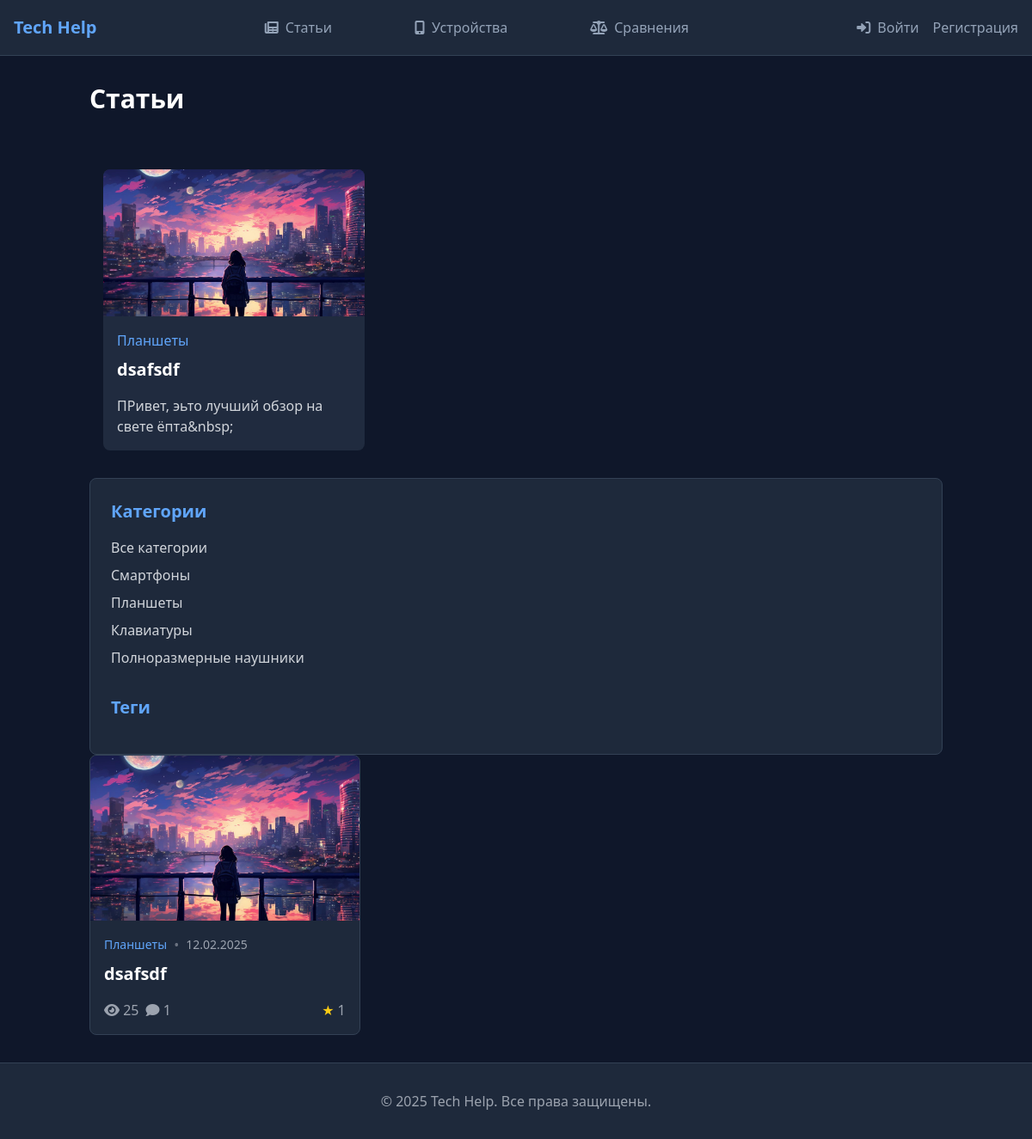
The page /articles/ on the database as committed earlier.
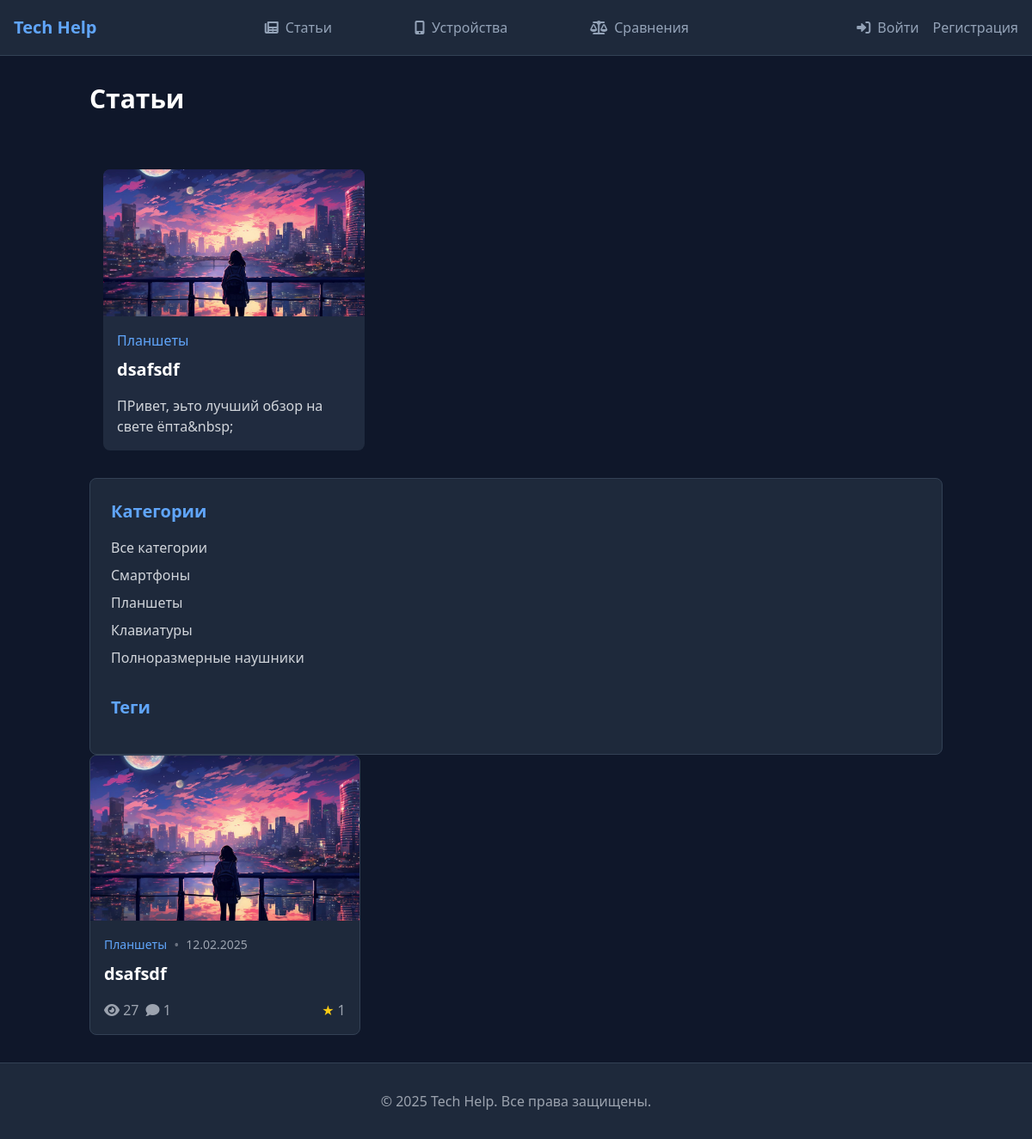
The same page on the database as committed later.
### articles/models.py (models this page shows, shortened)
class Article(models.Model):
    title = models.CharField(max_length=200, verbose_name='Заголовок')
    slug = models.SlugField(unique=True, blank=True)
    content = models.TextField(verbose_name='Содержание')
    image = models.ImageField(upload_to='articles/', verbose_name='Изображение', blank=True)
    created_date = models.DateTimeField(auto_now_add=True, verbose_name='Дата публикации')
    updated_date = models.DateTimeField(auto_now=True, verbose_name='Дата обновления')
    author = models.ForeignKey(settings.AUTH_USER_MODEL, on_delete=models.CASCADE, verbose_name='Автор')
    category = models.ForeignKey(Category, on_delete=models.CASCADE, verbose_name='Категория')
    tags = models.ManyToManyField(Tag, verbose_name='Теги')
    views = models.PositiveIntegerField(default=0, verbose_name='Просмотры')
    class Meta:
        verbose_name = 'Статья'
        verbose_name_plural = 'Статьи'
        ordering = ['-created_date']

class Category(models.Model):
    name = models.CharField(max_length=100, verbose_name='Название')
    slug = models.SlugField(unique=True, blank=True)
    class Meta:
        verbose_name = 'Категория'
        verbose_name_plural = 'Категории'

class Rating(models.Model):
    RATING_CHOICES = [
        (1, '1'),
        (2, '2'),
        (3, '3'),
        (4, '4'),
        (5, '5'),
    ]
    article = models.ForeignKey(Article, on_delete=models.CASCADE, related_name='ratings', verbose_name='Статья')
    user = models.ForeignKey(settings.AUTH_USER_MODEL, on_delete=models.CASCADE, verbose_name='Пользователь')
    value = models.IntegerField(choices=RATING_CHOICES, verbose_name='Оценка')
    created_date = models.DateTimeField(auto_now_add=True, verbose_name='Дата оценки')
    class Meta:
        verbose_name = 'Оценка'
        verbose_name_plural = 'Оценки'
        unique_together = ['article', 'user']  # Один пользователь может оставить только одну оценку

### articles/views.py (the view)
# urls.py: path('', views.article_list, name='article_list'),
def article_list(request):
    articles = Article.objects.all().order_by('-created_date')
    categories = Category.objects.all()
    tags = Tag.objects.all()
    category_slug = request.GET.get('category')
    if category_slug:
        articles = articles.filter(category__slug=category_slug)
    tag_slug = request.GET.get('tag')
    if tag_slug:
        articles = articles.filter(tags__slug=tag_slug)
    paginator = Paginator(articles, 9)  # 9 статей на страницу
    page = request.GET.get('page')
    articles = paginator.get_page(page)
    context = {
        'articles': articles,
        'categories': categories,
        'tags': tags,
        'current_category': category_slug,
        'current_tag': tag_slug,
    }
    return render(request, 'articles/article_list.html', context)

### templates/articles/article_list.html (shortened to what the changed rows need)
{% extends 'base.html' %}
{% block content %}
<div class="flex justify-between items-center mb-8">
    <h1 class="text-3xl font-bold text-white">Статьи</h1>
</div>
<div class="container mx-auto px-4 py-8">
    <div class="grid grid-cols-1 sm:grid-cols-2 lg:grid-cols-3 xl:grid-cols-4 gap-6">
        {% for article in articles %}
        <a href="{% url 'articles:article_detail' article.slug %}"
           class="block group">
            <div class="card bg-slate-700/50 hover:bg-slate-700 transition-all duration-200 rounded-lg overflow-hidden hover:scale-105">
                {% if article.image %}
                <div class="aspect-video w-full overflow-hidden">
                    <img src="{{ article.image.url }}"
                         alt="{{ article.title }}"
                         class="w-full h-full object-cover">
                </div>
                {% endif %}
                <div class="p-4">
                    <div class="flex items-center gap-2 mb-2">
                        {% if article.category %}
                        <span class="text-blue-400">{{ article.category.name }}</span>
                        {% endif %}
                    </div>
                    <h2 class="text-xl font-semibold mb-2 text-white group-hover:text-blue-400 transition-colors">
                        {{ article.title }}
                    </h2>
                    <div class="mt-4 text-gray-300 line-clamp-2">
                        {{ article.content|striptags|truncatewords:20 }}
                    </div>
                </div>
            </div>
        </a>
        {% empty %}
        <div class="col-span-full text-center py-8">
            <p class="text-gray-400">Статьи не найдены</p>
        </div>
        {% endfor %}
    </div>
</div>
<div class="col-span-12 md:col-span-3">
    <div class="bg-slate-800 p-6 rounded-lg border border-slate-700 sticky top-4">
        <h2 class="text-xl font-semibold text-blue-400 mb-4">Категории</h2>
        <h2 class="text-xl font-semibold text-blue-400 mt-8 mb-4">Теги</h2>
    </div>
</div>
<div class="col-span-12 md:col-span-9">
    <div class="grid grid-cols-1 md:grid-cols-2 lg:grid-cols-3 gap-6">
        {% for article in articles %}
        <article class="bg-slate-800 rounded-lg border border-slate-700 overflow-hidden transition-transform hover:scale-105">
            {% if article.image %}
            <img src="{{ article.image.url }}" alt="{{ article.title }}"
                 class="w-full h-48 object-cover">
            {% endif %}
            <div class="p-4">
                <div class="flex items-center gap-2 mb-2">
                    <span class="text-blue-400 text-sm">{{ article.category.name }}</span>
                    <span class="text-gray-500">•</span>
                    <span class="text-gray-400 text-sm">{{ article.created_date|date:"d.m.Y" }}</span>
                </div>
                <h2 class="text-xl font-semibold mb-2">
                    <a href="{% url 'articles:article_detail' article.slug %}"
                       class="text-white hover:text-blue-400">
                        {{ article.title }}
                    </a>
                </h2>
                <div class="flex items-center justify-between mt-4">
                    <div class="flex items-center gap-2">
                        <span class="text-gray-400">
                            <i class="fas fa-eye"></i> {{ article.views }}
                        </span>
                        <span class="text-gray-400">
                            <i class="fas fa-comment"></i> {{ article.comments.count }}
                        </span>
                    </div>
                    <div class="flex items-center">
                        <span class="text-yellow-400">★</span>
                        <span class="text-gray-400 ml-1">
                            {{ article.ratings.all|length|default:"0" }}
                        </span>
                    </div>
                </div>
            </div>
        </article>
        {% empty %}
        <div class="col-span-full text-center py-8">
            <p class="text-gray-400">Статьи не найдены</p>
        </div>
        {% endfor %}
    </div>
</div>
{% endblock %}

Rows that differ between the two databases and show on the page:
changed Article "dsafsdf": views "25" → "27"
